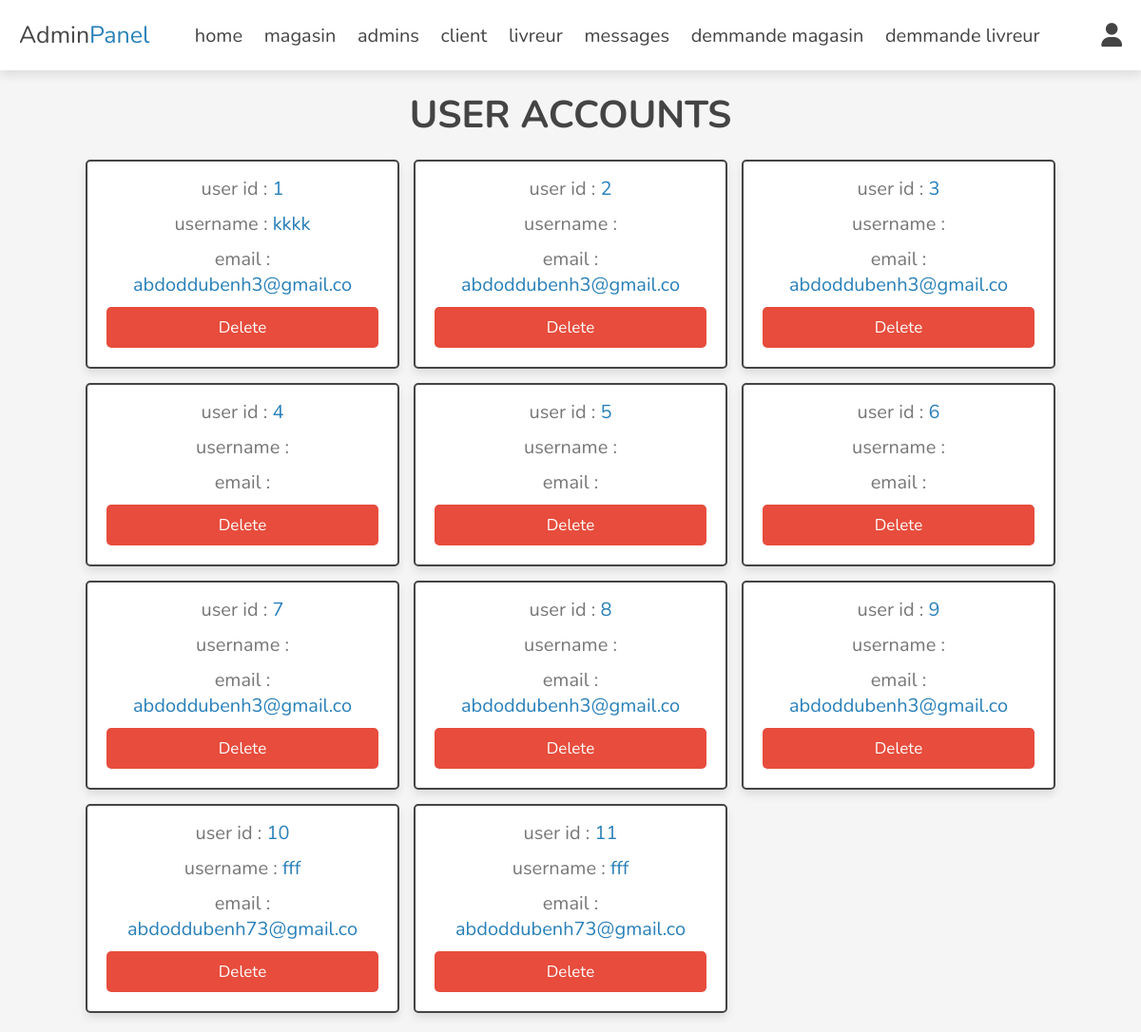
Page /admin/livreurs_accounts.php (signed in) on the committed database.
### tables this page shows
CREATE TABLE `laivreur` (
  `Id_livreur` int(11) NOT NULL,
  `nom` varchar(255) DEFAULT NULL,
  `prenom` varchar(255) DEFAULT NULL,
  `num_tel` varchar(20) DEFAULT NULL,
  `type_vehicule` varchar(255) DEFAULT NULL,
  `sexe` varchar(20) DEFAULT NULL,
  `type_contra` varchar(255) DEFAULT NULL,
  `num_compteB` varchar(255) DEFAULT NULL,
  `Id_compte` int(11) DEFAULT NULL,
  `Id_demande_livreur` int(11) DEFAULT NULL
);

CREATE TABLE `compte` (
  `id_compte` int(11) NOT NULL,
  `mot_de_passe` varchar(50) DEFAULT NULL,
  `email` varchar(100) DEFAULT NULL,
  `etat_compte` varchar(20) DEFAULT NULL
);

### admin/livreurs_accounts.php (the view, shortened to what this page needs)
<?php
include '../components/connect.php';
?>
<!DOCTYPE html>
<html lang="en">
<head>
   <link rel="stylesheet" href="https://cdnjs.cloudflare.com/ajax/libs/font-awesome/6.1.1/css/all.min.css">
   <link rel="stylesheet" href="../css/admin_style.css">
</head>
<body>
<?php include '../components/admin_header.php'; ?>
<section class="accounts">
   <h1 class="heading">user accounts</h1>
   <div class="box-container">
   <?php
      $select_accounts = $conn->prepare("SELECT * FROM `laivreur`");
      $select_accounts->execute();
      if($select_accounts->rowCount() > 0){
         while($fetch_accounts = $select_accounts->fetch(PDO::FETCH_ASSOC)){
   ?>
   <div class="box">
      <p> user id : <span><?= $fetch_accounts['Id_livreur']; ?></span> </p>
      <p> username : <span><?= $fetch_accounts['nom']; ?></span> </p>
      <?php
      $idcompte = $fetch_accounts['Id_compte'];
      $select_C = $conn->prepare("SELECT * FROM `compte` WHERE id_compte = ?");
      $select_C->execute([$idcompte]);
      $fetch_C = $select_C->fetch(PDO::FETCH_ASSOC);
      ?>
      <p> email : <span><?= $fetch_C['email']; ?></span> </p>
      <a href="livreurs_accounts.php?delete=<?= $fetch_C['id_compte']; ?>" onclick="return confirm('delete this account? the user related information will also be deleted!')" class="delete-btn">delete</a>
   </div>
   <?php
         }
      }else{
         echo '<p class="empty">no accounts available!</p>';
      }
   ?>
   </div>
</section>
</body>
</html>

### css/admin_style.css (style rules this page uses)
:root { --main-color:#2980b9; --orange:#f39c12; --red:#e74c3c; --black:#444; --white:#fff; --light-color:#777; --light-bg:#f5f5f5; --border:.2rem solid var(--black); --box-shadow:0 .5rem 1rem rgba(0,0,0,.1); }
* { font-family: 'Nunito', sans-serif; margin:0; padding:0; box-sizing: border-box; outline: none; border:none; text-decoration: none; }
html { font-size: 62.5%; overflow-x: hidden; }
body { background-color: var(--light-bg); }
section { padding:2rem; max-width: 1200px; margin:0 auto; }
.heading { font-size: 4rem; color:var(--black); margin-bottom: 2rem; text-align: center; text-transform: uppercase; }
.btn, .delete-btn, .option-btn { display: block; width: 100%; margin-top: 1rem; border-radius: .5rem; padding:1rem 3rem; font-size: 1.7rem; text-transform: capitalize; color:var(--white); cursor: pointer; text-align: center; }
.delete-btn { background-color: var(--red); }
.accounts .box-container { display: grid; grid-template-columns: repeat(auto-fit, 33rem); gap:1.5rem; align-items: flex-start; justify-content: center; }
.accounts .box-container .box { padding:2rem; padding-top: .5rem; border-radius: .5rem; text-align: center; border:var(--border); background-color: var(--white); box-shadow: var(--box-shadow); }
.accounts .box-container .box p { font-size: 2rem; color:var(--light-color); margin: 1rem 0; }
.accounts .box-container .box p span { color:var(--main-color); }

### rows in the picture
laivreur: Id_livreur "1", nom "kkkk", Id_compte.email "abdoddubenh3@gmail.co"
laivreur: Id_livreur "2", Id_compte.email "abdoddubenh3@gmail.co"
laivreur: Id_livreur "3", Id_compte.email "abdoddubenh3@gmail.co"
laivreur: Id_livreur "4"
laivreur: Id_livreur "5"
laivreur: Id_livreur "6"
laivreur: Id_livreur "7", Id_compte.email "abdoddubenh3@gmail.co"
laivreur: Id_livreur "8", Id_compte.email "abdoddubenh3@gmail.co"
laivreur: Id_livreur "9", Id_compte.email "abdoddubenh3@gmail.co"
laivreur: Id_livreur "10", nom "fff", Id_compte.email "abdoddubenh73@gmail.co"
laivreur: Id_livreur "11", nom "fff", Id_compte.email "abdoddubenh73@gmail.co"
